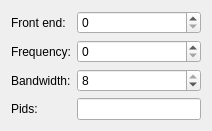
<?xml version="1.0" encoding="UTF-8"?>
<ui version="4.0">
 <class>DvbTConfig</class>
 <widget class="QWidget" name="DvbTConfig">
  <property name="geometry">
   <rect>
    <x>0</x>
    <y>0</y>
    <width>212</width>
    <height>122</height>
   </rect>
  </property>
  <property name="windowTitle">
   <string>Form</string>
  </property>
  <layout class="QFormLayout" name="formLayout">
   <item row="1" column="0">
    <widget class="QLabel" name="label">
     <property name="text">
      <string>Frequency:</string>
     </property>
    </widget>
   </item>
   <item row="1" column="1">
    <widget class="QSpinBox" name="freq">
     <property name="maximum">
      <number>99999</number>
     </property>
    </widget>
   </item>
   <item row="2" column="0">
    <widget class="QLabel" name="label_2">
     <property name="text">
      <string>Bandwidth:</string>
     </property>
    </widget>
   </item>
   <item row="2" column="1">
    <widget class="QSpinBox" name="bw">
     <property name="minimum">
      <number>6</number>
     </property>
     <property name="maximum">
      <number>8</number>
     </property>
     <property name="value">
      <number>8</number>
     </property>
    </widget>
   </item>
   <item row="3" column="0">
    <widget class="QLabel" name="label_3">
     <property name="text">
      <string>Pids:</string>
     </property>
    </widget>
   </item>
   <item row="3" column="1">
    <widget class="QLineEdit" name="pids"/>
   </item>
   <item row="0" column="0">
    <widget class="QLabel" name="label_4">
     <property name="text">
      <string>Front end:</string>
     </property>
    </widget>
   </item>
   <item row="0" column="1">
    <widget class="QSpinBox" name="fe"/>
   </item>
  </layout>
 </widget>
 <resources/>
 <connections/>
</ui>
